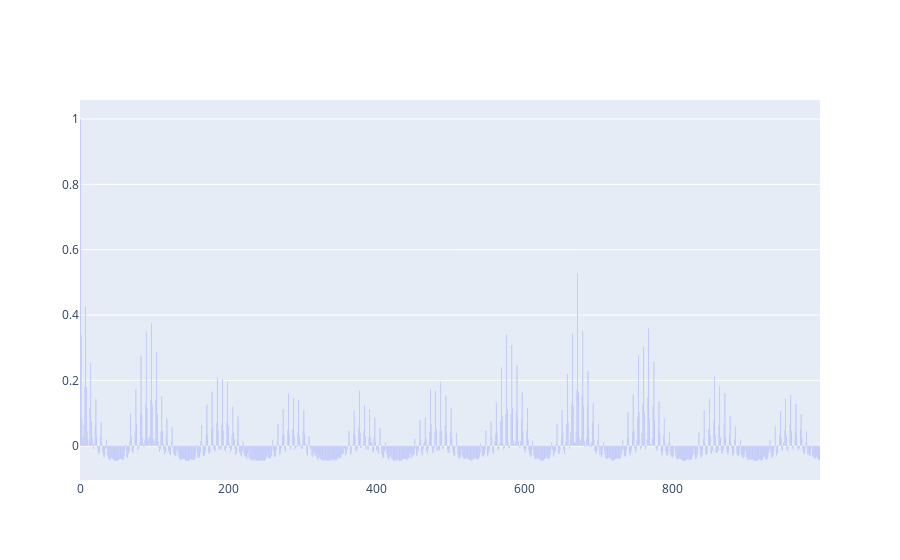

The notebook cell this image was saved under:
### Code cell
data_resampled = resample(data_filterd, "datetime", "15min", "count")

lag_list = list(range(0, 1000))
auto_corr = [data_resampled["event_type"].autocorr(lag=i) for i in lag_list]

#fig.add_trace(go.bar(x=data_resampled["datetime"], y=data_resampled["event_type"], mode='lines', name='lines'))

fig = go.Figure()
# line plot
fig.add_trace(
    go.Bar(
        x=lag_list,
        y=auto_corr,
        name='Auto Correlation'
    )
)

### Figure 1 — Plotly figure (JSON) as saved in the notebook; plotly's stock layout.template omitted (floating-point values rounded to 4 significant figures; data arrays with more than 128 entries replaced by an {"elided": "..."} marker saying what was removed)
{"data": [{"name": "Auto Correlation", "type": "bar", "x": {"elided": "1000 int values"}, "y": {"elided": "1000 float values"}}], "layout": {}}
